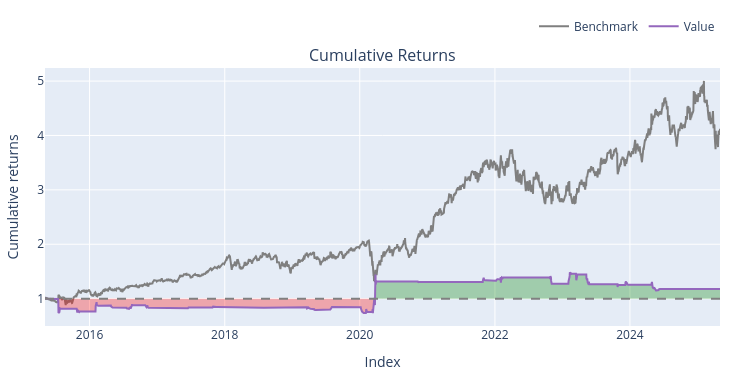

The notebook cell saved with this chart:
### Markdown cell above
### Using a Kalman filter instead of OLS and making sure both the stocks are executed by vbt

### Code cell
import numpy as np
import pandas as pd
from pykalman import KalmanFilter
import vectorbt as vbt
import yfinance as yf


pairs = ["GOOG", "CVX"]
df3 = yf.download(pairs, start="2015-05-05", end="2025-05-05", progress=False)

try:
  stock_a = df3["Close"]["GOOG"]
  stock_b = df3["Close"]["CVX"]
except (KeyError, TypeError):
  stock_a = df3.xs("Close", level=0, axis=1)["GOOG"]
  stock_b = df3.xs("Close", level=0, axis=1)["CVX"]

price_data = pd.DataFrame({"GOOG": stock_a, "CVX": stock_b}).dropna()
s_a = price_data["GOOG"]
s_b = price_data["CVX"]


delta = 1e-3
trans_cov = delta / (1 - delta) * np.eye(2)
obs_mat = np.vstack([s_b.values, np.ones(len(s_b))]).T[:, np.newaxis, :]

kf = KalmanFilter(
    n_dim_obs=1,
    n_dim_state=2,
    initial_state_mean=[0, 0],
    initial_state_covariance=np.ones((2, 2)),
    transition_matrices=np.eye(2),
    observation_matrices=obs_mat,
    observation_covariance=1.0,
    transition_covariance=trans_cov,
)

state_means, _ = kf.filter(s_a.values)
beta = state_means[:, 0]
alpha = state_means[:, 1]

spread = s_a - (beta * s_b + alpha)
spread_series = pd.Series(spread, index=s_a.index)

window = 20  
rolling_mean = spread_series.rolling(window=window).mean()
rolling_std = spread_series.rolling(window=window).std()
zscore = (spread_series - rolling_mean) / rolling_std

entry_threshold = 2.5
stop_loss_threshold = 4.0


long_spread = zscore < -entry_threshold
short_spread = zscore > entry_threshold
exit_cond = (zscore.abs() <= 0.2) | (zscore.abs() >= stop_loss_threshold)

entries = pd.DataFrame({"GOOG": long_spread, "CVX": short_spread}, index=s_a.index)

short_entries = pd.DataFrame(
    {"GOOG": short_spread, "CVX": long_spread}, index=s_a.index
)

exits = pd.DataFrame({"GOOG": exit_cond, "CVX": exit_cond}, index=s_a.index)

short_exits = pd.DataFrame({"GOOG": exit_cond, "CVX": exit_cond}, index=s_a.index)


backtest = vbt.Portfolio.from_signals(
    close=price_data,
    entries=entries,
    exits=exits,
    short_entries=short_entries,
    short_exits=short_exits,
    init_cash=10000.0,
    fees=0.0002, 
    cash_sharing=True,
    group_by=True,
    freq="1D",
)

print(backtest.stats())
backtest.plot().show()

### Figure 1 — Plotly figure (JSON) as saved in the notebook; plotly's stock layout.template omitted (floating-point values rounded to 4 significant figures; data arrays with more than 128 entries replaced by an {"elided": "..."} marker saying what was removed)
{"data": [{"legendgroup": "0", "line": {"color": "#7f7f7f"}, "name": "Benchmark", "showlegend": true, "type": "scatter", "uid": "cb5ab798-3584-416f-a5f4-d33f6d75f925", "x": {"elided": "2515 str values"}, "xaxis": "x", "y": {"elided": "2515 float values"}, "yaxis": "y"}, {"hoverinfo": "skip", "legendgroup": "1", "line": {"color": "rgba(0, 0, 0, 0)", "width": 0}, "opacity": 0, "showlegend": false, "type": "scatter", "uid": "bfae2540-345c-477b-a687-366e5de49d61", "x": {"elided": "2515 str values"}, "xaxis": "x", "y": {"elided": "2515 int values"}, "yaxis": "y"}, {"connectgaps": false, "fill": "tonexty", "fillcolor": "rgba(0, 128, 0, 0.3)", "hoverinfo": "skip", "legendgroup": "1", "line": {"color": "rgba(0, 0, 0, 0)", "width": 0}, "opacity": 0, "showlegend": false, "type": "scatter", "uid": "ea0518f5-ba31-4ec7-9c2b-e18916d8afbc", "x": {"elided": "2515 str values"}, "xaxis": "x", "y": {"elided": "2515 float values"}, "yaxis": "y"}, {"hoverinfo": "skip", "legendgroup": "1", "line": {"color": "rgba(0, 0, 0, 0)", "width": 0}, "opacity": 0, "showlegend": false, "type": "scatter", "uid": "3406a300-eca9-4acf-929d-47b7afc15111", "x": {"elided": "2515 str values"}, "xaxis": "x", "y": {"elided": "2515 int values"}, "yaxis": "y"}, {"connectgaps": false, "fill": "tonexty", "fillcolor": "rgba(255, 0, 0, 0.3)", "hoverinfo": "skip", "legendgroup": "1", "line": {"color": "rgba(0, 0, 0, 0)", "width": 0}, "opacity": 0, "showlegend": false, "type": "scatter", "uid": "99be3258-7d79-4d69-af22-f51d1199a0ab", "x": {"elided": "2515 str values"}, "xaxis": "x", "y": {"elided": "2515 float values"}, "yaxis": "y"}, {"legendgroup": "2", "line": {"color": "#9467bd"}, "name": "Value", "showlegend": true, "type": "scatter", "uid": "7aeffc12-e843-4878-bbc4-848c6fe0e5d0", "x": {"elided": "2515 str values"}, "xaxis": "x", "y": {"elided": "2515 float values"}, "yaxis": "y"}, {"hoverinfo": "skip", "legendgroup": "1", "line": {"color": "rgba(0, 0, 0, 0)", "width": 0}, "opacity": 0, "showlegend": false, "type": "scatter", "uid": "866571ef-efd1-4eff-a236-69b1b6703599", "x": {"elided": "2515 str values"}, "xaxis": "x", "y": {"elided": "2515 int values"}, "yaxis": "y"}], "layout": {"annotations": [{"font": {"size": 16}, "showarrow": false, "text": "Cumulative Returns", "x": 0.5, "xanchor": "center", "xref": "paper", "y": 1, "yanchor": "bottom", "yref": "paper"}], "height": 380, "legend": {"orientation": "h", "traceorder": "normal", "x": 1, "xanchor": "right", "y": 1.105, "yanchor": "bottom"}, "margin": {"b": 30, "l": 30, "r": 30, "t": 30}, "shapes": [{"line": {"color": "gray", "dash": "dash"}, "type": "line", "x0": 0, "x1": 1, "xref": "paper", "y0": 1, "y1": 1, "yref": "y"}], "showlegend": true, "width": 750, "xaxis": {"anchor": "y", "domain": [0, 1], "title": {"text": "Index"}}, "yaxis": {"anchor": "x", "domain": [0, 1], "title": {"text": "Cumulative returns"}}}}
